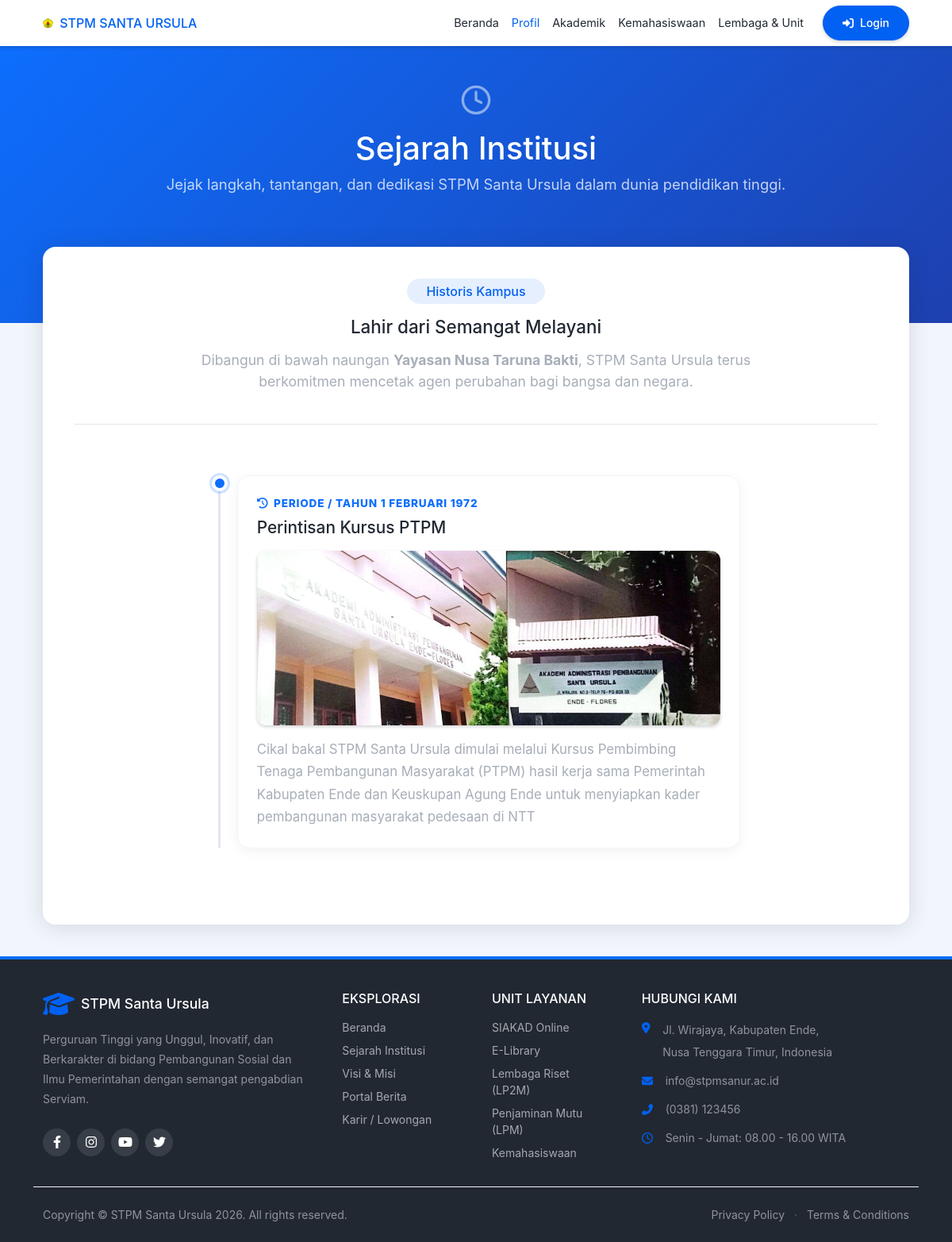
Screenshot of /index.php?module=sejarah with the database file from the repository.
### tables this page shows
CREATE TABLE `sejarah_lembaga` (
  `id` int(11) NOT NULL,
  `tahun` varchar(20) NOT NULL,
  `judul_peristiwa` varchar(255) NOT NULL,
  `deskripsi` text NOT NULL,
  `gambar` varchar(255) DEFAULT NULL,
  `urutan` int(11) NOT NULL DEFAULT 0
);

### modul/publik/content_sejarah.php (the view, shortened to what this page needs)
<?php
$q_sejarah = $koneksi->query("SELECT * FROM sejarah_lembaga ORDER BY urutan ASC");
$sejarah = [];
while ($row = $q_sejarah->fetch_assoc()) {
    $sejarah[] = $row;
}
?>
<main>
    <header class="page-header page-header-dark pb-10" style="background: linear-gradient(135deg, #0d6efd 0%, #1e40af 100%);">
        <div class="container-xl px-4">
            <div class="page-header-content pt-4" data-aos="fade-down">
                <div class="row align-items-center justify-content-center text-center">
                    <div class="col-auto mt-4">
                        <div class="page-header-icon d-block mb-3 text-white-50"><i data-feather="clock" style="width: 40px; height: 40px;"></i></div>
                        <h1 class="page-header-title fw-black d-block mb-2 text-white" style="font-size: 2.5rem;">Sejarah Institusi</h1>
                        <p class="page-header-subtitle lead text-white-75">Jejak langkah, tantangan, dan dedikasi STPM Santa Ursula dalam dunia pendidikan tinggi.</p>
                    </div>
                </div>
            </div>
        </div>
    </header>
    <div class="container-xl px-4 mt-n10 mb-5">
        <div class="card shadow border-0 rounded-4" data-aos="fade-up" data-aos-delay="100">
            <div class="card-body p-4 p-md-5">
                <div class="text-center mb-5 border-bottom pb-4">
                    <div class="badge bg-primary bg-opacity-10 text-primary rounded-pill px-4 py-2 fw-bold mb-3 fs-6">Historis Kampus</div>
                    <h2 class="fw-black text-dark mb-3">Lahir dari Semangat Melayani</h2>
                    <p class="lead text-muted mx-auto" style="max-width: 700px;">Dibangun di bawah naungan <strong>Yayasan Nusa Taruna Bakti</strong>, STPM Santa Ursula terus berkomitmen mencetak agen perubahan bagi bangsa dan negara.</p>
                </div>
                <div class="row justify-content-center">
                    <div class="col-lg-9 col-xl-8">
                        <div class="timeline-modern mt-4">
                            <?php if (count($sejarah) > 0): foreach ($sejarah as $index => $item): ?>
                                <div class="timeline-item" data-aos="fade-up" data-aos-delay="<?= ($index % 3) * 100 ?>">
                                    <div class="timeline-marker"></div>
                                    <div class="timeline-content">
                                        <span class="timeline-year"><i class="fas fa-history me-1"></i> Periode / Tahun <?= htmlspecialchars($item['tahun']) ?></span>
                                        <h3 class="fw-bold text-dark mb-3"><?= htmlspecialchars($item['judul_peristiwa']) ?></h3>
                                        <?php if (!empty($item['gambar'])): ?>
                                            <img src="uploads/sejarah/<?= htmlspecialchars($item['gambar']) ?>" alt="<?= htmlspecialchars($item['judul_peristiwa']) ?>" class="timeline-img shadow-sm" onerror="this.style.display='none'">
                                        <?php endif; ?>
                                        <p class="text-muted mb-0" style="font-size: 1.05rem; line-height: 1.7;">
                                            <?= nl2br(htmlspecialchars($item['deskripsi'])) ?>
                                        </p>
                                    </div>
                                </div>
                            <?php endforeach; endif; ?>
                        </div>
                        </div>
                </div>
            </div>
        </div>
    </div>
</main>

### header.php (style rules this page uses)
body { background-color: #f2f6fc; }

### modul/publik/content_sejarah.php (style rules this page uses)
.timeline-modern { position: relative; padding-left: 2rem; }
.timeline-modern::before { content: ''; position: absolute; top: 0; left: 8px; height: 100%; width: 3px; background: #e2e8f0; border-radius: 5px; }
.timeline-item { position: relative; margin-bottom: 3.5rem; }
.timeline-marker { position: absolute; left: -2rem; top: 0; width: 20px; height: 20px; border-radius: 50%; background-color: #0d6efd; border: 4px solid #fff; box-shadow: 0 0 0 3px rgba(13, 110, 253, 0.2); z-index: 1; }
.timeline-year { font-size: 0.85rem; font-weight: 800; color: #0d6efd; letter-spacing: 0.05rem; text-transform: uppercase; display: block; margin-bottom: 0.5rem; }
.timeline-content { background: #fff; padding: 1.5rem; border-radius: 1rem; box-shadow: 0 0.25rem 1rem rgba(0,0,0,0.05); border: 1px solid #f1f5f9; transition: transform 0.2s; }
.timeline-img { width: 100%; height: 220px; object-fit: cover; border-radius: 0.75rem; margin-bottom: 1rem; }

### rows the page displays
sejarah_lembaga: tahun "1 FEBRUARI 1972", judul_peristiwa "Perintisan Kursus PTPM", gambar (picture), deskripsi "Cikal bakal STPM Santa Ursula dimulai melalui Kursus Pembimbing Tenaga Pembangunan Masyarakat (PTPM) hasil kerja sama Pemerintah Kabupaten Ende dan Keuskupan Agung Ende untuk menyiapkan kader pembangunan masyarakat pedesaan di NTT"
